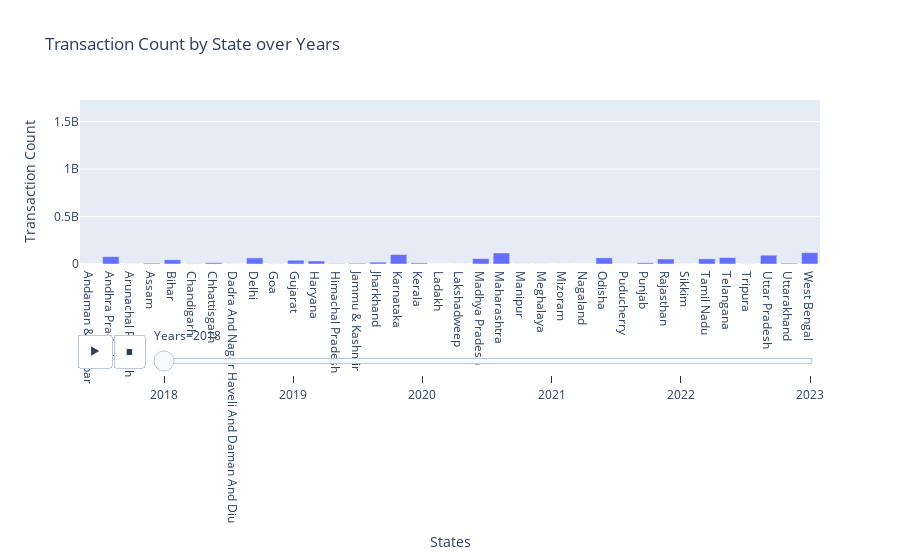

The notebook cell this image was saved under:
### Code cell
fig = px.bar(ATY, x='States', y='Transaction_count', animation_frame= 'Years',
             title='Transaction Count by State over Years')
fig.update_layout(xaxis_title='States', yaxis_title='Transaction Count', yaxis_range = [0, agg_trans_df['Transaction_count'].max() + (0.05 * agg_trans_df['Transaction_count'].max())])
fig.show()

### Figure 1 — Plotly figure (JSON) as saved in the notebook; plotly's stock layout.template omitted (floating-point values rounded to 4 significant figures)
{"data": [{"alignmentgroup": "True", "hovertemplate": "Years=2018<br>States=%{x}<br>Transaction_count=%{y}<extra></extra>", "legendgroup": "", "marker": {"color": "#636efa", "pattern": {"shape": ""}}, "name": "", "offsetgroup": "", "orientation": "v", "showlegend": false, "textposition": "auto", "type": "bar", "x": ["Andaman & Nicobar", "Andhra Pradesh", "Arunachal Pradesh", "Assam", "Bihar", "Chandigarh", "Chhattisgarh", "Dadra And Nagar Haveli And Daman And Diu", "Delhi", "Goa", "Gujarat", "Haryana", "Himachal Pradesh", "Jammu & Kashmir", "Jharkhand", "Karnataka", "Kerala", "Ladakh", "Lakshadweep", "Madhya Pradesh", "Maharashtra", "Manipur", "Meghalaya", "Mizoram", "Nagaland", "Odisha", "Puducherry", "Punjab", "Rajasthan", "Sikkim", "Tamil Nadu", "Telangana", "Tripura", "Uttar Pradesh", "Uttarakhand", "West Bengal"], "xaxis": "x", "y": [58021, 77779112, 435229, 8806777, 44556885, 2383031, 13933118, 1044832, 64231244, 1244738, 39761960, 31843908, 3364250, 7763165, 19737665, 99925678, 11524547, 81174, 6255, 57111347, 116301535, 661158, 388850, 140170, 342148, 65162918, 732708, 12800841, 52782208, 381689, 54950272, 67541293, 1188478, 92864871, 8358700, 120011635], "yaxis": "y"}], "layout": {"barmode": "relative", "legend": {"tracegroupgap": 0}, "sliders": [{"active": 0, "currentvalue": {"prefix": "Years="}, "len": 0.9, "pad": {"b": 10, "t": 60}, "steps": [{"args": [["2018"], {"frame": {"duration": 0, "redraw": true}, "fromcurrent": true, "mode": "immediate", "transition": {"duration": 0, "easing": "linear"}}], "label": "2018", "method": "animate"}, {"args": [["2019"], {"frame": {"duration": 0, "redraw": true}, "fromcurrent": true, "mode": "immediate", "transition": {"duration": 0, "easing": "linear"}}], "label": "2019", "method": "animate"}, {"args": [["2020"], {"frame": {"duration": 0, "redraw": true}, "fromcurrent": true, "mode": "immediate", "transition": {"duration": 0, "easing": "linear"}}], "label": "2020", "method": "animate"}, {"args": [["2021"], {"frame": {"duration": 0, "redraw": true}, "fromcurrent": true, "mode": "immediate", "transition": {"duration": 0, "easing": "linear"}}], "label": "2021", "method": "animate"}, {"args": [["2022"], {"frame": {"duration": 0, "redraw": true}, "fromcurrent": true, "mode": "immediate", "transition": {"duration": 0, "easing": "linear"}}], "label": "2022", "method": "animate"}, {"args": [["2023"], {"frame": {"duration": 0, "redraw": true}, "fromcurrent": true, "mode": "immediate", "transition": {"duration": 0, "easing": "linear"}}], "label": "2023", "method": "animate"}], "x": 0.1, "xanchor": "left", "y": 0, "yanchor": "top"}], "title": {"text": "Transaction Count by State over Years"}, "updatemenus": [{"buttons": [{"args": [null, {"frame": {"duration": 500, "redraw": true}, "fromcurrent": true, "mode": "immediate", "transition": {"duration": 500, "easing": "linear"}}], "label": "&#9654;", "method": "animate"}, {"args": [[null], {"frame": {"duration": 0, "redraw": true}, "fromcurrent": true, "mode": "immediate", "transition": {"duration": 0, "easing": "linear"}}], "label": "&#9724;", "method": "animate"}], "direction": "left", "pad": {"r": 10, "t": 70}, "showactive": false, "type": "buttons", "x": 0.1, "xanchor": "right", "y": 0, "yanchor": "top"}], "xaxis": {"anchor": "y", "domain": [0, 1], "title": {"text": "States"}}, "yaxis": {"anchor": "x", "domain": [0, 1], "range": [0, 1729000000.0], "title": {"text": "Transaction Count"}}}}
